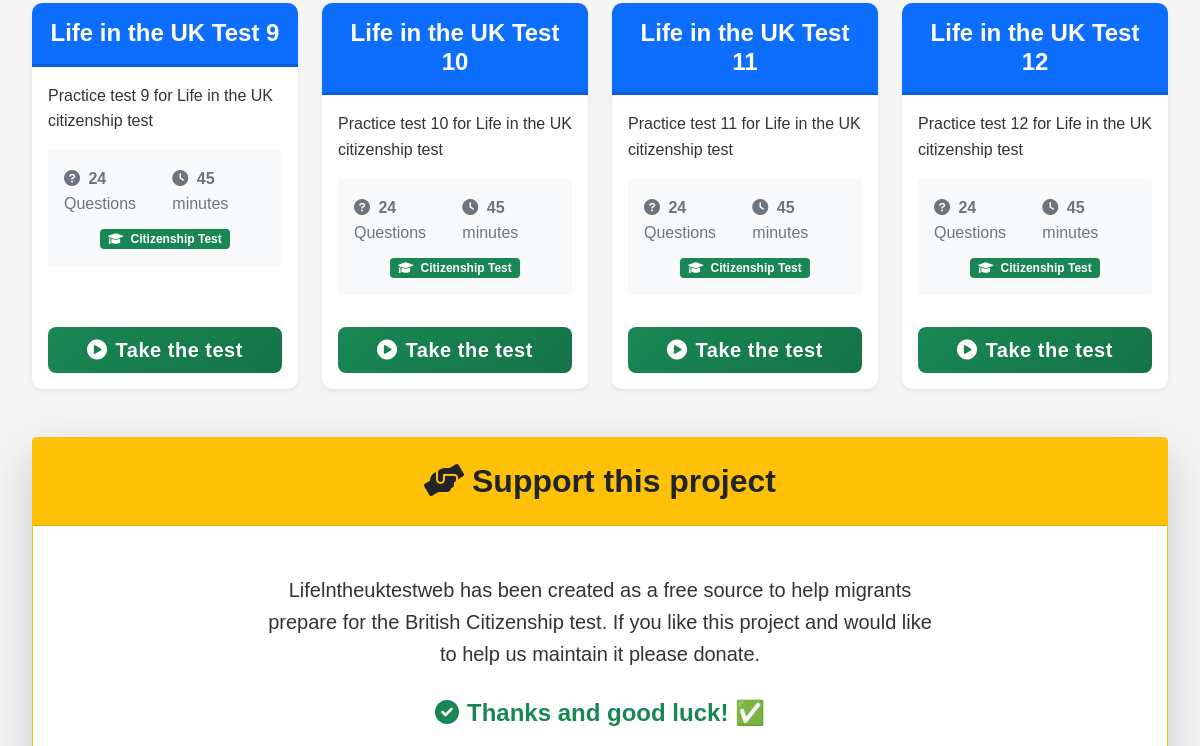
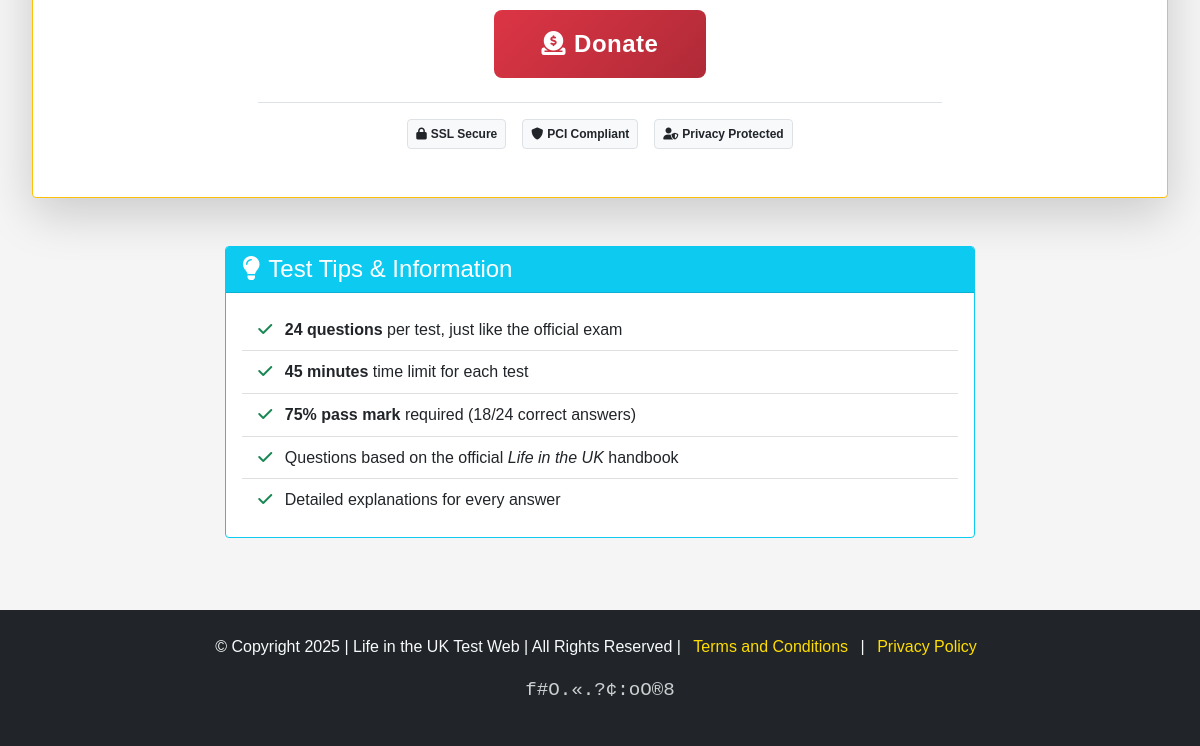
The app's page /page/life-in-uk-tests/ (lower part), older data (2 pictures, top to bottom).
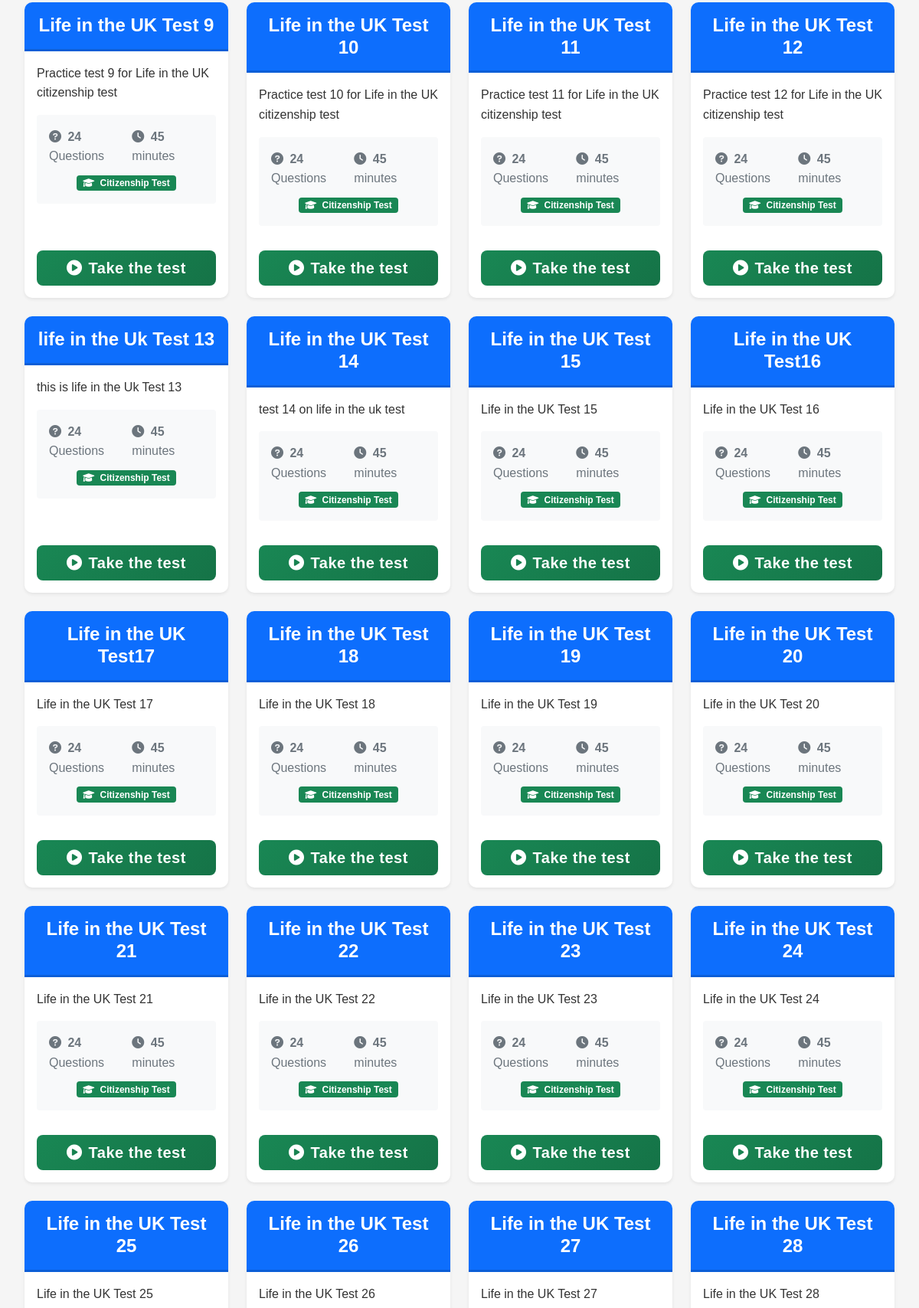
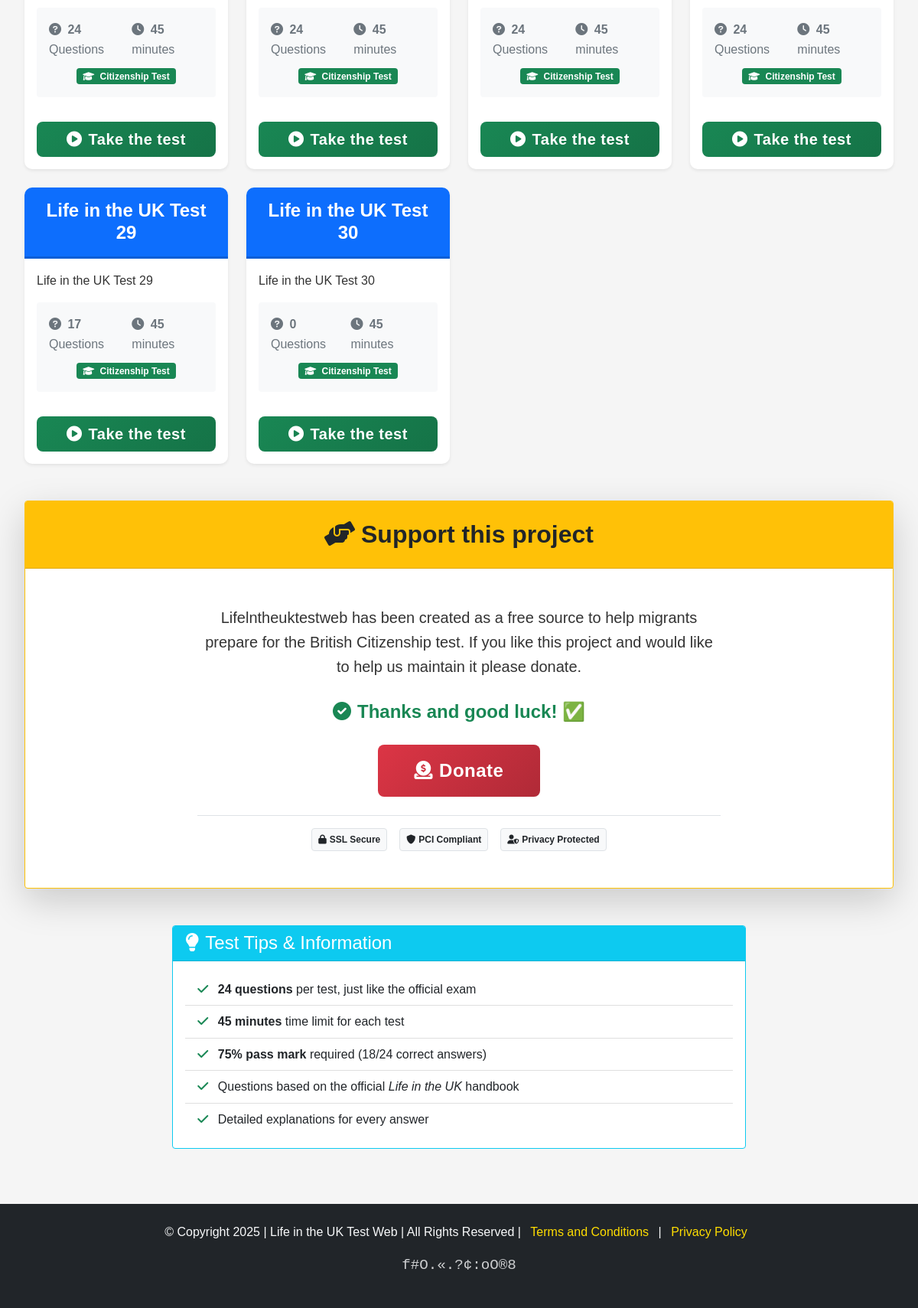
The same page, newer data (2 pictures, top to bottom).
### QtestApp/models.py (models this page shows, shortened)
class Test(models.Model):
    TEST_CATEGORIES = [
        ('chapter', 'Chapter Tests'),
        ('life_in_uk', 'Life in the UK Tests'),
        ('practice', 'Practice Tests'),
    ]
    category = models.CharField(max_length=20, choices=TEST_CATEGORIES, default='chapter')
    is_featured = models.BooleanField(default=False,null=True, blank=True)
    series_number = models.IntegerField(default=0, help_text="Test number in the series")
    title = models.CharField(max_length=200,null=True, blank=True)
    description = models.TextField(blank=True)
    chapter = models.IntegerField(default=True,null=True, blank=True)
    slug = models.SlugField(unique=True,null=True, blank=True)
    time_limit_minutes = models.IntegerField(default=45)
    is_active = models.BooleanField(default=True)
    created_at = models.DateTimeField(auto_now_add=True,null=True, blank=True)
    order = models.IntegerField(default=0,null=True, blank=True)  # For ordering tests
    class Meta:
        ordering = ['order', 'created_at']
    @property
    def question_count(self):
        return self.questions.count()

### QtestApp/views.py (the view)
# urls.py: path('life-in-uk-tests/', views.life_in_uk_tests, name='life_in_uk_tests'),
def life_in_uk_tests(request):
    tests = Test.objects.filter(
        title__icontains='Life in the UK',  # Filter by title containing "Life in the UK"
        is_active=True
    ).order_by('series_number')
    context = {
        'tests': tests,
        'title': 'Life in the UK Tests',
    }
    return render(request, 'life_in_the_uk.html', context)

### template/life_in_the_uk.html (shortened to what the changed rows need)
{% extends 'base.html' %}
{% block content %}
<div class="container py-4">
    <div class="row g-4 mb-5">
        {% for test in tests %}
        <div class="col-lg-3 col-md-6">
            <div class="card test-card h-100 shadow-sm border-0">
                <div class="card-header bg-primary text-white text-center py-3">
                    <h4 class="mb-0 fw-bold">{{ test.title }}</h4>
                </div>
                <div class="card-body d-flex flex-column">
                    <div class="flex-grow-1">
                        {% if test.description %}
                        <p class="card-text mb-3">{{ test.description }}</p>
                        {% endif %}
                        <div class="test-info bg-light p-3 rounded mb-3">
                            <div class="d-flex justify-content-between align-items-center mb-2">
                                <span class="text-muted">
                                    <i class="fas fa-question-circle me-1"></i>
                                    <strong>{{ test.question_count }}</strong> Questions
                                </span>
                                <span class="text-muted">
                                    <i class="fas fa-clock me-1"></i>
                                    <strong>{{ test.time_limit_minutes }}</strong> minutes
                                </span>
                            </div>
                            <div class="text-center">
                                <span class="badge bg-success">
                                    <i class="fas fa-graduation-cap me-1"></i>
                                    Citizenship Test
                                </span>
                            </div>
                        </div>
                    </div>
                    <div class="mt-3">
                        <a href="{% url 'take_test' test.id %}" class="btn btn-success w-100 btn-lg py-2">
                            <i class="fas fa-play-circle me-2"></i>Take the test
                        </a>
                    </div>
                </div>
            </div>
        </div>
        {% endfor %}
    </div>
    <div class="card border-warning shadow-lg mb-5">
        <div class="card-header bg-warning text-dark text-center py-4">
            <h2 class="mb-0 fw-bold">
                <i class="fas fa-hands-helping me-2"></i>Support this project
            </h2>
        </div>
    </div>
</div>
<link rel="stylesheet" href="https://cdnjs.cloudflare.com/ajax/libs/font-awesome/6.0.0/css/all.min.css">
{% endblock %}

Row changes from the older to the newer data that the page shows:
added Test: title "life in the Uk Test 13", description "this is life in the Uk Test 13", question_count "24", time_limit_minutes "45"
added Test: title "Life in the UK Test 14", description "test 14 on life in the uk test", question_count "24", time_limit_minutes "45"
added Test: title "Life in the UK Test 15", description "Life in the UK Test 15", question_count "24", time_limit_minutes "45"
added Test: title "Life in the UK Test16", description "Life in the UK Test 16", question_count "24", time_limit_minutes "45"
added Test: title "Life in the UK Test17", description "Life in the UK Test 17", question_count "24", time_limit_minutes "45"
added Test: title "Life in the UK Test 18", description "Life in the UK Test 18", question_count "24", time_limit_minutes "45"
added Test: title "Life in the UK Test 19", description "Life in the UK Test 19", question_count "24", time_limit_minutes "45"
added Test: title "Life in the UK Test 20", description "Life in the UK Test 20", question_count "24", time_limit_minutes "45"
added Test: title "Life in the UK Test 21", description "Life in the UK Test 21", question_count "24", time_limit_minutes "45"
added Test: title "Life in the UK Test 22", description "Life in the UK Test 22", question_count "24", time_limit_minutes "45"
added Test: title "Life in the UK Test 23", description "Life in the UK Test 23", question_count "24", time_limit_minutes "45"
added Test: title "Life in the UK Test 24", description "Life in the UK Test 24", question_count "24", time_limit_minutes "45"
added Test: title "Life in the UK Test 25", description "Life in the UK Test 25", question_count "24", time_limit_minutes "45"
added Test: title "Life in the UK Test 26", description "Life in the UK Test 26", question_count "24", time_limit_minutes "45"
added Test: title "Life in the UK Test 27", description "Life in the UK Test 27", question_count "24", time_limit_minutes "45"
added Test: title "Life in the UK Test 28", description "Life in the UK Test 28", question_count "24", time_limit_minutes "45"
added Test: title "Life in the UK Test 29", description "Life in the UK Test 29", question_count "17", time_limit_minutes "45"
added Test: title "Life in the UK Test 30", description "Life in the UK Test 30", question_count "0", time_limit_minutes "45"
